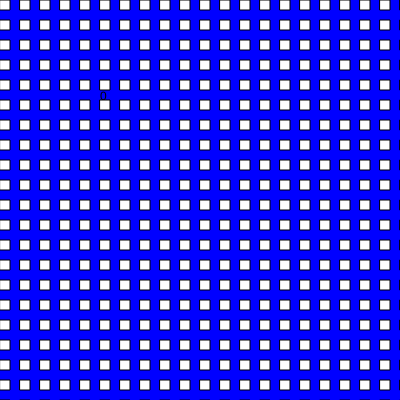
Frame 1 (no input)
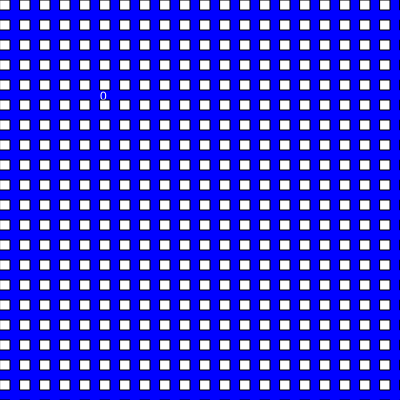
Frame 60 (no input)
Frame 120 (the mouse pressed at the canvas centre since frame 60): identical to frame 60, image omitted

The p5.js sketch that drew these frames (run headless with seeded random() and noise() and a simulated clock; from frame 60 on, the mouse is pressed at the canvas centre):

// p5.js sketch
// ── sketch.js
let state = 0;

function setup() {
  createCanvas(400, 400);
}

function draw() {

  background(100);

  switch (state) {

    case 0:
      background('blue');
      text("0", 100, 100);

      fill('white');
      for (let j = 0; j < 100; j++) {
        for (let i = 0; i < 100; i++) {
          rect(i * 20, j * 20, 10, 10);
        }
      }
      break;

    case 1:
      background('red');
      text("1", 100, 100);

      fill('white');
      for (let j = 0; j < 100; j = j + 2) {
        for (let i = 0; i < 100; i++) {
          ellipse(i * 20, j * 20, 10, 10);
        }
      }

       break;

    case 2:
      background(100);
      text("2", 100, 100);

      fill(200, 148, 239);
      for (let j = 0; j < 100; j=j+3) {
        for (let i = 0; i < 100; i=i+4) {
          rect(j * 20, i * 20, 100, 100);
        }
     }
      break;

    case 3:
      text("3", 100, 100);

      fill('green');
      for (let j = 0; j < 370; j++) {
        ellipse(j, 100, 30, 100);
      }
      break;

    case 4:
      text("4", 100, 100);

      fill('orange')
      for (let j = 0; j < 175; j++) {
        rect(j, j, j, j);
      }

      break;

  }
}

function mouseReleased() {
  state++;
  if (state > 4) state = 0;

}
